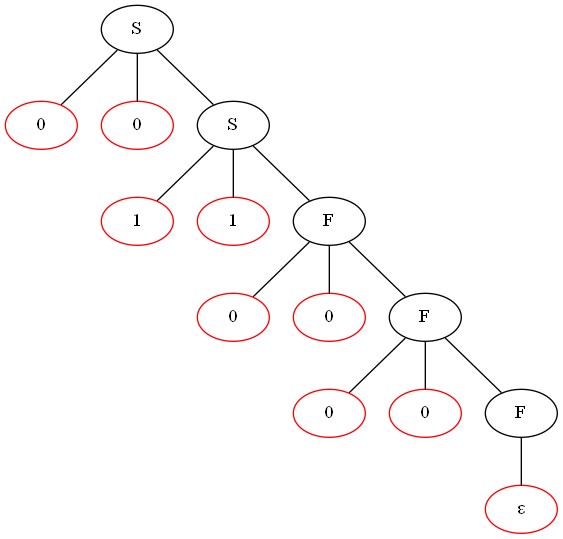

The Python source for this figure:
from graphviz import Graph
from queue import LifoQueue as Stack

class LL1Parser:
    def __init__(self,filename : str):
        self.grammar__ = dict()
        with open(filename,'r') as file:
            self.grammar__ = eval(file.read())
        self.first__ = {}
        self.follow__ = {}
        self.table__ = {}
        self.calculate_first_set__()
        self.calculate_follow_set__()
        self.create_parsing_table__()

    def calculate_first_symbol__(self,symbol):
        if len(self.first__[symbol]) > 0:
            return
        productions = self.grammar__[symbol]
        for production in productions:
            if not production:
                self.first__[symbol].add('')
            elif production[0].isupper():
                self.calculate_first_symbol__(production[0])
                self.first__[symbol].update(self.first__[production[0]])
            else:
                self.first__[symbol].add(production[0])

            i = 1
            while i < len(production) and production[i-1].isupper() and '' in self.first__[production[i-1]]:
                if production[i].isupper():
                    self.calculate_first_symbol__(production[i])
                    self.first__[symbol].update(self.first__[production[i]] - {''})
                else:
                    self.first__[symbol].add(production[i])
                i += 1

    def calculate_first_set__(self):
        for variable in self.grammar__:
            self.first__[variable] = set()
        for variable in self.grammar__:
            self.calculate_first_symbol__(variable)


    def calculate_first_sentence__(self,sentence):
        first = set()
        for symbol in sentence:
            if symbol in self.grammar__.keys():
                first_symbol = self.first__[symbol]
                first.update(first_symbol - {''})
                if not '' in first_symbol:
                    return first
            else:
                first.add(symbol)
                return first
        first.add('')
        return first
    

    def calculate_follow_for_symbol__(self,symbol):
        for variable, productions in self.grammar__.items():
            for production in productions:
                for i in range(len(production)):
                    if production[i] == symbol:
                        if i == len(production) - 1:
                            self.follow__[symbol].update(self.follow__[variable])
                        else:
                            first_sentence = self.calculate_first_sentence__(production[i+1:])
                            if '' in first_sentence:
                                self.follow__[symbol].update(self.follow__[variable])
                            self.follow__[symbol].update(first_sentence - {''})


    def calculate_follow_set__(self):
        for variable in self.grammar__:
            self.follow__[variable] = set()
        self.follow__[list(self.grammar__.keys())[0]].add('$')
        while True:
            follow_old = self.follow__.copy()
            for variable in self.grammar__:
                self.calculate_follow_for_symbol__(variable)
            if follow_old == self.follow__:
                return
    
    def create_parsing_table__(self):
        for variable in self.grammar__:
            self.table__[variable] = {}
        
        for variable, productions in self.grammar__.items():
            for production in productions:
                first_production = self.calculate_first_sentence__(production)
                for terminal in first_production:
                    if terminal != '':
                        self.table__[variable][terminal] = production
                if '' in first_production:
                    for terminal in self.follow__[variable]:
                        self.table__[variable][terminal] = production
                        
    def parse_string(self,string : str) -> Graph:
        start_symbol = list(self.grammar__.keys())[0]
        stack = Stack()
        stack.put('$')
        stack.put(start_symbol)

        input_string = string+'$'
        tree = Graph()
        tree.node(start_symbol)
        counter = 0
        while stack.qsize() != 0:
            current_stack_name = stack.get()
            current_stack_symbol = current_stack_name[0]
            current_input = input_string[0]
            if current_input == current_stack_symbol:
                if current_input == '$':
                    return tree
                input_string = input_string[1:]
            elif current_stack_symbol in self.table__ and current_input in self.table__[current_stack_symbol]:
                production = self.table__[current_stack_symbol][current_input]
                if production == '':
                    tree.node('ε'+str(counter),label = 'ε',color = 'red')
                    tree.edge(current_stack_name,'ε'+str(counter))
                    counter += 1
                else:
                    temp = []
                    for symbol in production:
                        if symbol.isupper():
                            color = 'black'
                        else:
                            color = 'red'
                        tree.node(symbol+str(counter),color = color,label=symbol)
                        tree.edge(current_stack_name,symbol+str(counter))
                        temp.append(symbol+str(counter))
                        counter += 1
                    for symbol in reversed(temp):
                        stack.put(symbol)
            else:
                return None
        return tree


            


p1 = LL1Parser("input1.txt")
tree1 = p1.parse_string('abbacabba')
tree1.render('1',format="png")

p2 = LL1Parser("input2.txt")
tree2 = p2.parse_string('00110000')
tree2.render('2',format="png")

p3 = LL1Parser("input3.txt")
tree3 = p3.parse_string('n*n+n')
tree3.render('3',format="png")
